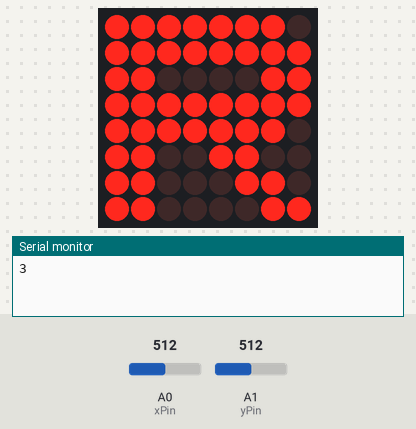
A sketch run on a simulated Arduino Uno, built with avr-gcc and run on an emulated ATmega328P. Parts: 8×8 LED matrix, the last lines printed to the serial monitor. The inputs (shaded band) are chosen by the test bench; at power-on: A1 (yPin) = 512, A0 (xPin) = 512. Random numbers use the default seed unless the sketch sets one.

Above: at 2.3 s.
4.4 s: A1 (yPin) set to 988
5.9 s: A1 (yPin) set to 1016
At 7.1 s:
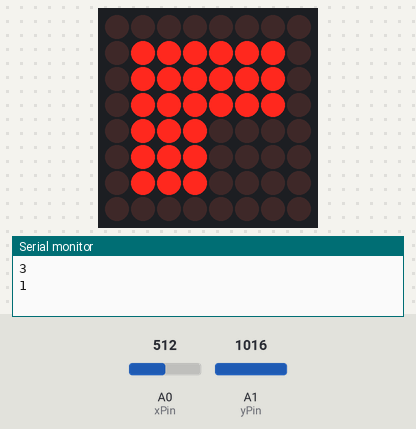
At 17.1 s:
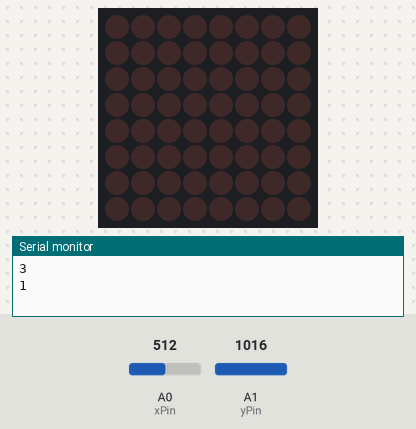
Timing chart, 0 to 18.6 s (numbered marks = the images above; inputs shaded):
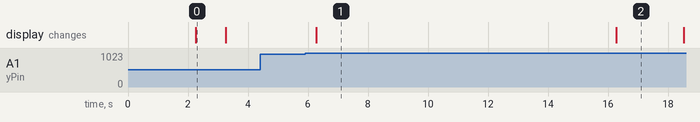

Measured:
- the behaviour switches between 999 and 1000 on A1 (yPin) (found by bisection; images 0 and 1)
- after the input at 4.4 s, every drawn part: stays the same
- after the input at 5.9 s, the display: changes after 0.37 s (image 1)
- what the display in image 0 shows lasts 1.0 s, from 2.3 s to 3.3 s
- what the display in image 1 shows lasts 10.0 s, from 6.3 s to 16.3 s

The sketch:

JoystickMatrixGame.ino
```cpp
#include <LedControl.h>

int dataPin = 12;
int loadPin = 11;
int clockPin = 10;
int matrixAmount = 1;
LedControl matrix = LedControl(dataPin, clockPin, loadPin, matrixAmount);
int j = 0;

int directions[4][8][8] = {
  {
    {1, 1, 0, 0, 0, 0, 1, 1}, //Up
    {1, 1, 0, 0, 0, 0, 1, 1},
    {1, 1, 0, 0, 0, 0, 1, 1},
    {1, 1, 0, 0, 0, 0, 1, 1},
    {1, 1, 0, 0, 0, 0, 1, 1},
    {1, 1, 1, 0, 0, 1, 1, 1},
    {0, 1, 1, 1, 1, 1, 1, 0},
    {0, 0, 1, 1, 1, 1, 0, 0}
  },
  {
    {1, 1, 1, 1, 1, 1, 0, 0},
    {1, 1, 1, 1, 1, 1, 1, 0}, //Down
    {1, 1, 0, 0, 0, 1, 1, 1},
    {1, 1, 0, 0, 0, 0, 1, 1},
    {1, 1, 0, 0, 0, 0, 1, 1},
    {1, 1, 0, 0, 0, 1, 1, 1},
    {1, 1, 1, 1, 1, 1, 1, 0},
    {1, 1, 1, 1, 1, 1, 0, 0}
  },
  {
    {1, 1, 0, 0, 0, 0, 0, 0}, //Left
    {1, 1, 0, 0, 0, 0, 0, 0},
    {1, 1, 0, 0, 0, 0, 0, 0},
    {1, 1, 0, 0, 0, 0, 0, 0},
    {1, 1, 0, 0, 0, 0, 0, 0},
    {1, 1, 0, 0, 0, 0, 0, 0},
    {1, 1, 1, 1, 1, 1, 1, 1},
    {1, 1, 1, 1, 1, 1, 1, 1}
  },
  {
    {1, 1, 1, 1, 1, 1, 1, 0}, //Right
    {1, 1, 1, 1, 1, 1, 1, 1},
    {1, 1, 0, 0, 0, 0, 1, 1},
    {1, 1, 1, 1, 1, 1, 1, 1},
    {1, 1, 1, 1, 1, 1, 1, 0},
    {1, 1, 0, 0, 1, 1, 0, 0},
    {1, 1, 0, 0, 0, 1, 1, 0},
    {1, 1, 0, 0, 0, 0, 1, 1}
  }
};

int win [8][8] = {
  {0, 0, 0, 0, 0, 0, 0, 0},
  {0, 1, 1, 1, 0, 0, 0, 0},
  {0, 1, 1, 1, 0, 0, 0, 0},
  {0, 1, 1, 1, 0, 0, 0, 0},
  {0, 1, 1, 1, 1, 1, 1, 0},
  {0, 1, 1, 1, 1, 1, 1, 0},
  {0, 1, 1, 1, 1, 1, 1, 0},
  {0, 0, 0, 0, 0, 0, 0, 0}
};
int lose [8][8] = {
  {0, 0, 0, 0, 0, 0, 0, 0},
  {0, 1, 1, 1, 1, 1, 1, 0},
  {0, 1, 1, 1, 1, 1, 1, 0},
  {0, 1, 1, 1, 1, 1, 1, 0},
  {0, 1, 1, 1, 0, 0, 0, 0},
  {0, 1, 1, 1, 0, 0, 0, 0},
  {0, 1, 1, 1, 0, 0, 0, 0},
  {0, 0, 0, 0, 0, 0, 0, 0}
};

int xPin = A0;
int yPin = A1;
int xVal;
int yVal;

int seqLength = 1;
int current = 0;
String sequence;
String userInput;
int curInputLength = 0;

void setup() {
  // put your setup code here, to run once:
  Serial.begin(9600);
  pinMode(xPin, INPUT);
  pinMode(yPin, INPUT);

  matrix.shutdown(0, false);
  matrix.setIntensity(0, 5);
  matrix.clearDisplay(0);
}

void loop() {
  // put your main code here, to run repeatedly:
  matrix.clearDisplay(0);
  delay(2000);

  while (current < seqLength) {
    int num = SelectDirection();
    MatrixWrite(num);
    current++;
    delay(1000);
    matrix.clearDisplay(0);
  }

  while (curInputLength < seqLength) {
    xVal = analogRead(xPin);
    yVal = analogRead(yPin);
    if(xVal < 1000 && xVal > 20 && yVal < 1000 && yVal > 20){
    }
    else if (xVal >= 1000) {
      userInput = userInput + "3";
      curInputLength++;
    }
    else if (xVal <= 20) {
      userInput = userInput + "2";
      curInputLength++;
    }
    else if (yVal >= 1000) {
      userInput = userInput + "1";
      curInputLength++;
    }
    else if (yVal <= 20) {
      userInput = userInput + "0";
      curInputLength++;
    }
    delay(250);
    Serial.println(userInput);
  }

  if (userInput == sequence) {
    matrix.clearDisplay(0);
    for (int i = 0; i < 8; i++) {
      for (int j = 0; j < 8; j++) {
        if (win[i][j] == 1) {
          matrix.setLed(0, i, j, true);
        }
      }
    }
    seqLength++;
    current = 0;
    sequence = "";
    curInputLength = 0;
    userInput = "";
    delay(3000);
  }
  else {
    matrix.clearDisplay(0);
    for (int i = 0; i < 8; i++) {
      for (int j = 0; j < 8; j++) {
        if (lose[i][j] == 1) {
          matrix.setLed(0, i, j, true);
        }
      }
    }
    seqLength = 1;
    current = 0;
    sequence = "";
    curInputLength = 0;
    userInput = "";
    delay(10000);
  }
}

int SelectDirection() {
  int randomNum = rand() % 4; //Random number between 0-3
  sequence = sequence + randomNum;
  Serial.println(sequence);
  return randomNum;
}

void MatrixWrite(int i) {
  matrix.clearDisplay(0);
  delay(250);
  for (int j = 0; j < 8; j++) {
    for (int k = 0; k < 8; k++) {
      if (directions[i][j][k] == 1) {
        matrix.setLed(0, j, k, true);
      }
    }
  }
}
```
